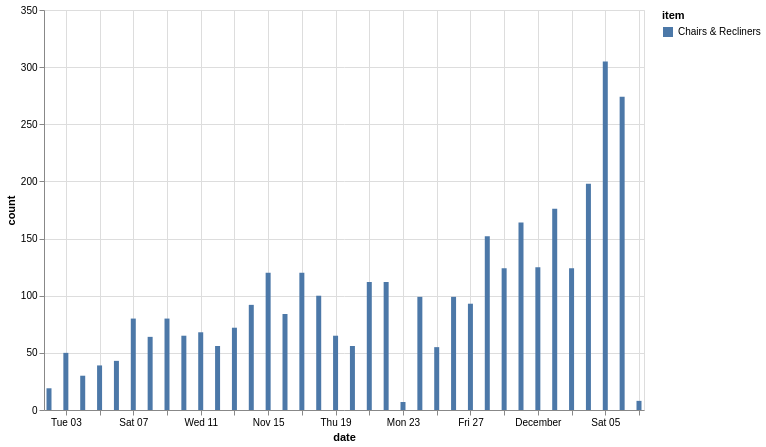

The specification (Vega-Lite) saved for this image:
### Vega-Lite specification from a JSON file in a GitHub repository (floating-point values rounded to 4 significant figures)
{"config": {"view": {"continuousWidth": 400, "continuousHeight": 300}}, "data": {"name": "data-357654d5674ca237bdc94320647d92bd"}, "mark": "bar", "encoding": {"color": {"type": "nominal", "field": "item"}, "x": {"type": "temporal", "field": "date"}, "y": {"type": "quantitative", "field": "count"}}, "height": 400, "width": 600, "$schema": "https://vega.github.io/schema/vega-lite/v4.8.1.json", "datasets": {"data-357654d5674ca237bdc94320647d92bd": [{"item": "Chairs & Recliners", "date": "2020-11-02", "count": 19}, {"item": "Chairs & Recliners", "date": "2020-11-03", "count": 50}, {"item": "Chairs & Recliners", "date": "2020-11-04", "count": 30}, {"item": "Chairs & Recliners", "date": "2020-11-05", "count": 39}, {"item": "Chairs & Recliners", "date": "2020-11-06", "count": 43}, {"item": "Chairs & Recliners", "date": "2020-11-07", "count": 80}, {"item": "Chairs & Recliners", "date": "2020-11-08", "count": 64}, {"item": "Chairs & Recliners", "date": "2020-11-09", "count": 80}, {"item": "Chairs & Recliners", "date": "2020-11-10", "count": 65}, {"item": "Chairs & Recliners", "date": "2020-11-11", "count": 68}, {"item": "Chairs & Recliners", "date": "2020-11-12", "count": 56}, {"item": "Chairs & Recliners", "date": "2020-11-13", "count": 72}, {"item": "Chairs & Recliners", "date": "2020-11-14", "count": 92}, {"item": "Chairs & Recliners", "date": "2020-11-15", "count": 120}, {"item": "Chairs & Recliners", "date": "2020-11-16", "count": 84}, {"item": "Chairs & Recliners", "date": "2020-11-17", "count": 120}, {"item": "Chairs & Recliners", "date": "2020-11-18", "count": 100}, {"item": "Chairs & Recliners", "date": "2020-11-19", "count": 65}, {"item": "Chairs & Recliners", "date": "2020-11-20", "count": 56}, {"item": "Chairs & Recliners", "date": "2020-11-21", "count": 112}, {"item": "Chairs & Recliners", "date": "2020-11-22", "count": 112}, {"item": "Chairs & Recliners", "date": "2020-11-23", "count": 7}, {"item": "Chairs & Recliners", "date": "2020-11-24", "count": 99}, {"item": "Chairs & Recliners", "date": "2020-11-25", "count": 55}, {"item": "Chairs & Recliners", "date": "2020-11-26", "count": 99}, {"item": "Chairs & Recliners", "date": "2020-11-27", "count": 93}, {"item": "Chairs & Recliners", "date": "2020-11-28", "count": 152}, {"item": "Chairs & Recliners", "date": "2020-11-29", "count": 124}, {"item": "Chairs & Recliners", "date": "2020-11-30", "count": 164}, {"item": "Chairs & Recliners", "date": "2020-12-01", "count": 125}, {"item": "Chairs & Recliners", "date": "2020-12-02", "count": 176}, {"item": "Chairs & Recliners", "date": "2020-12-03", "count": 124}, {"item": "Chairs & Recliners", "date": "2020-12-04", "count": 198}, {"item": "Chairs & Recliners", "date": "2020-12-05", "count": 305}, {"item": "Chairs & Recliners", "date": "2020-12-06", "count": 274}, {"item": "Chairs & Recliners", "date": "2020-12-07", "count": 8}]}}
